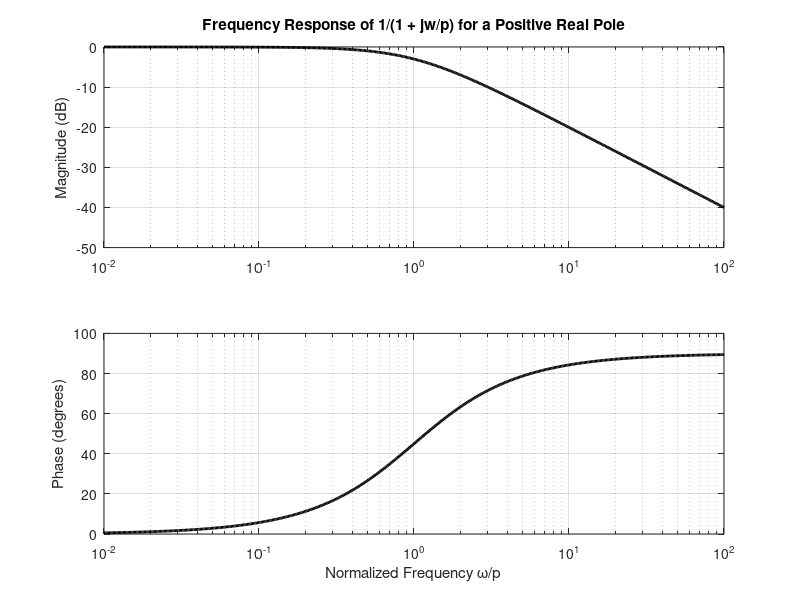

MATLAB code for this plot:
% MATLAB code for magnitude and phase response of 1 / (1 + jω/p)

% Define the normalized frequency vector (logarithmic scale)
w_over_p = logspace(-2, 2, 500);  % Frequency range from 10^-2 to 10^2

% Calculate the transfer function response
H = 1 ./ (1 + 1i * w_over_p);

% Magnitude in dB
magnitude_db = 20 * log10(abs(H));

% Phase in degrees (for positive real pole, phase increases)
phase_deg = angle(H) * (180 / pi);  % Convert radians to degrees
phase_deg = -phase_deg;  % Invert the phase for a positive real pole

% Create the figure for plotting
figure;

% Plot the magnitude response
subplot(2, 1, 1);
semilogx(w_over_p, magnitude_db, 'k', 'LineWidth', 2);
title('Frequency Response of 1/(1 + jw/p) for a Positive Real Pole');
ylabel('Magnitude (dB)');
grid on;

% Plot the phase response
subplot(2, 1, 2);
semilogx(w_over_p, phase_deg, 'k', 'LineWidth', 2);
ylabel('Phase (degrees)');
xlabel('Normalized Frequency \omega/p');
grid on;
